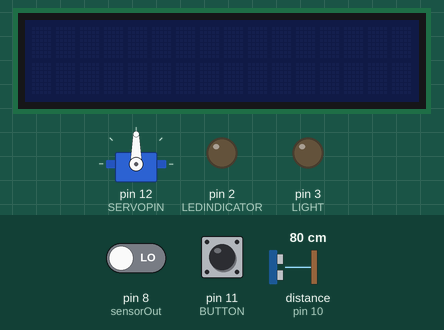
Bench run of a sketch on a simulated Arduino Uno, built with avr-gcc and run on an emulated ATmega328P. Parts: 16×2 character LCD, servo, output pins drawn as LEDs (lit = HIGH). Wiring (inferred from the names in the program): ultrasonic range finder: trigger pin 9; echo pin 10. The test bench sets the inputs (shaded band); at power-on: distance to the obstacle (sensor on pin 10) 80 cm, pin 11 (BUTTON) HIGH, pin 8 (sensorOut) LOW. The echo pulse lasts 58.3 µs per cm; pins used as bus, display or sensor lines are not drawn.

Above: at 1.2 s.
1.3 s: distance to the obstacle (sensor on pin 10) set to 75 cm
4.2 s: distance to the obstacle (sensor on pin 10) set to 67 cm
At 6.0 s:
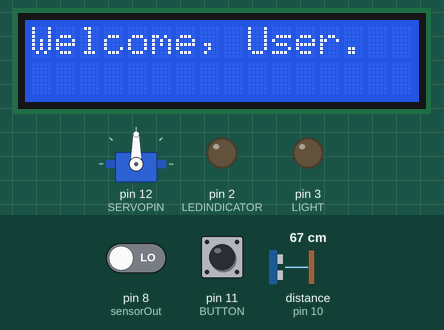
7.0 s: distance to the obstacle (sensor on pin 10) set to 120 cm
At 9.9 s:
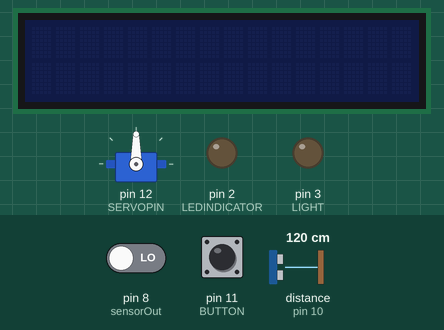
10.0 s: distance to the obstacle (sensor on pin 10) set to 2 cm
At 12.5 s:
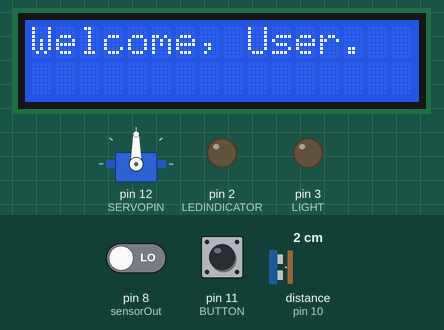
13.0 s: pin 11 (BUTTON) pulled LOW for 0.15 s
At 13.5 s:
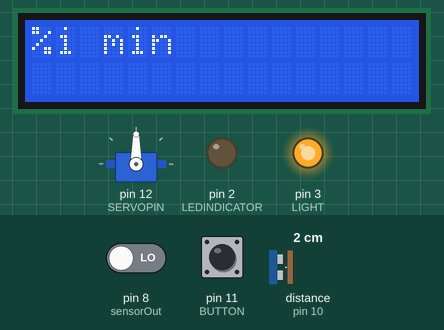
16.1 s: pin 11 (BUTTON) pulled LOW for 1 s
Timing chart, 0 to 22.2 s (numbered marks = the images above; inputs shaded):
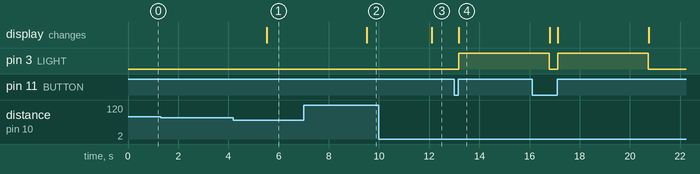

Measured:
- the behaviour switches between 71 and 70 cm on distance to the obstacle (sensor on pin 10) (found by bisection; images 0 and 1)
- after the input at 1.3 s, every drawn part: stays the same
- after the input at 4.2 s, the display: changes after 1.3 s (image 1)
- after the input at 7.0 s, the display: changes after 2.5 s (image 2)
- after the input at 10.0 s, the display: changes after 2.1 s (image 3)
- after the input at 13.0 s, pin 3 (LIGHT): LOW → HIGH after 0.17 s; the display: changes after 0.18 s (image 4)

The sketch:

project.ino
```cpp
#include <Servo.h>
#include <Wire.h>
#include <LiquidCrystal_I2C.h>
//LCD
LiquidCrystal_I2C lcd(0x27, 16, 2);

//Servo
Servo myServo;
#define SERVOPIN 12
#define BUTTON 11

//Ultrasonic
#define TRIGPIN 9
#define ECHOPIN 10
#define LEDINDICATOR 2

//Color
#define LIGHT 3
#define sensorOut 8
#define S0 4
#define S1 5
#define S2 6
#define S3 7
int colorSampleCount = 3;


//password
String password[] = {"red", "green", "blue"};
int passwordSize = 3;
int passwordCheckDuration = 2000;//collect color samples for this many milliseconds to verify it is a password color or if it is indecipherable


//display text
int lastAccess = 0;
bool hasBeenAccessed = false;

bool isWelcomed = false;

String lcdRow0;
String lcdRow1;

//lock servo
int locked = true;
int lockTimeout = 0;
int lockTimeoutDuration = 30000;

int distSampleSize = 20;
int distSamples[20];
int distSampleIdx = 0;
int lastDistCheckTime = 0;
int distSamplingRate = 200;
bool lastUserPresent = false;

int displayTimer = 0;
int displayDuration = 2000;
int lastTimeDisp = millis();
bool displayFree = true;


int buttonPressDuration = 500;
//backlight
bool backlightOn = false;

int redMin = 20;
int greenMin = 25;
int blueMin = 20;

int redMax = 204;
int greenMax = 210;
int blueMax = 200;

void setup() {
  // put your setup code here, to run once:
  Serial.begin(9600);
  setupLCD();
  setupUltrasonicSensor();
  setupColorSensor();
  setupServo();
  pinMode(LEDINDICATOR, OUTPUT);
  pinMode(BUTTON, INPUT_PULLUP);
  lockSafe();
}


void loop() {
  // put your main code here, to run repeatedly:
  //Serial.println(getCardColor());
  if (millis()-lastTimeDisp>displayDuration) {
    displayFree = true;
    lastTimeDisp = millis();
  }

  if (userPresent()) {
    if (!isWelcomed) {
      if (displayFree){
        clearLCD();
        display("Welcome, User.", 0, 0);
        displayFree = false;
        lastTimeDisp = millis();
      }
      isWelcomed = true;
    }
    if (buttonClicked()) {
      if (locked){
        attemptEntry();
      }else {
        lockSafe();
      }
    }else {
      displayLastAccess();
    }
  }else {
    isWelcomed = false;
    lockSafe();
    delay(displayDuration);
    clearLCD();
    turnOffBacklight();
  }

}

void attemptEntry() {
  if (!locked) {
    unlockSafe();
    return;
  }
  clearLCD();
  display("Attempting entry...", 0, 0);
  digitalWrite(LIGHT, HIGH);
  bool success = true;
  for (int i=0; i<passwordSize; i++) {
    String expectedColor = password[i];
    success = success && verifyColor(expectedColor, i);
  }
  digitalWrite(LIGHT, LOW);

  clearLCD();
  if (success) {
    unlockSafe();
    display("Success.", 0, 0);
  }else {
    display("Wrong Password.", 0, 0);
  }
  displayFree = false;
  lastTimeDisp = millis();

  return;
}

bool verifyColor(String expected, int displayCount) {
  clearLCD();
  display((1+displayCount)+"", 0, 2*displayCount);
  String color = getPasswordColorDisplayed();
  String colorShort;
  if (color.equals("RED")) {
    colorShort = "R";
  }else if (color.equals("GREEN")) {
    colorShort = "G";
  }if (color.equals("BLUE")) {
    colorShort = "B";
  }else {
    colorShort = "X";
  }
  display(colorShort, 1, 2*displayCount);
  return color.equals(expected);
}

String getPasswordColorDisplayed() {
  int redCount = 0;
  int grnCount = 0;
  int bluCount = 0;
  int otherCount = 0;

  int startTime = millis();
  int displayDelay = 100;
  int lastDisplay = 0;
  while (millis()-startTime<passwordCheckDuration) {
    String color = getCardColor();
    if (color.equals("RED")) {
      redCount++;
    }else if (color.equals("GREEN")) {
      grnCount++;
    }else if (color.equals("BLUE")) {
      bluCount++;
    }else {
      otherCount++;
    }


    String colorShort;
    if (color.equals("RED")) {
      colorShort = "R";
    }else if (color.equals("GREEN")) {
      colorShort = "G";
    }if (color.equals("BLUE")) {
      colorShort = "B";
    }else {
      colorShort = "X";
    }
    if (millis()-lastDisplay>displayDelay) {
      lastDisplay = millis();
      display(colorShort, 0, 15);
    }
  }
  int mult = 5;
  if (redCount>mult*grnCount && redCount>mult*bluCount) {
    return "RED";
  }else if (grnCount>mult*redCount && grnCount>mult*bluCount) {
    return "GREEN";
  }else if (bluCount>mult*grnCount && bluCount>mult*redCount) {
    return "BLUE";
  }else {
    return "INVALID";
  }
}

String getCardColor() {
  // Read Red value
  delay(200);
  int redPW = getRedPW();
  // Map to value from 0-255
  int red = map(redPW, redMin,redMax,255,0);
  // Delay to stabilize sensor
  delay(200);

  // Read Green value
  int greenPW = getGreenPW();
  // Map to value from 0-255
  int grn = map(greenPW, greenMin,greenMax,255,0);
  // Delay to stabilize sensor
  delay(200);

  // Read Blue value
  int bluePW = getBluePW();
  // Map to value from 0-255
  int blu = map(bluePW, blueMin,blueMax,255,0);

  // Print output to Serial Monitor
//  Serial.print("Red = ");
//  Serial.print(red);
//  Serial.print(" - Green = ");
//  Serial.print(grn);
//  Serial.print(" - Blue = ");
//  Serial.print(blu);

  int mult = 1.7;
  int blackCutoff = 100;

  String color;
  if (red<blackCutoff && grn<blackCutoff && blu<blackCutoff)  color = "BLACK";
  else if (red>blackCutoff && red>mult*grn && red>mult*blu)   color = "RED";
  else if (grn>blackCutoff && grn>mult*red && grn>mult*blu)   color = "GREEN";
  else if (red>blackCutoff && grn>blackCutoff && red>0.7*blu*mult && grn>mult*blu)   color = "YELLOW";
  else if (blu>blackCutoff && blu>mult*red && blu>mult*grn)   color = "BLUE";
  else  color = "NO_COLOR";
  return color;
}

//ultrasonic tools
bool userPresent() {
  int sampleSize = 100;
  int sum = 0;
  for (int i=0; i<sampleSize; i++) {
    sum=sum+getDistance();
  }
  int distance = sum/sampleSize;
  return distance < 70;

}

int getDistance() {
  digitalWrite(TRIGPIN, LOW);
  delayMicroseconds(2);
  digitalWrite(TRIGPIN, HIGH);
  delayMicroseconds(10);
  digitalWrite(TRIGPIN, LOW);

  int echoDuration = pulseIn(ECHOPIN, HIGH);
  int distance = echoDuration*0.034/2;
  return distance;
}


//LCD tools
void display(String msg, int row, int col) {
  if (!backlightOn) {
    turnOnBacklight();
  }
  if (row==0) {
    if (lcdRow0.equals(msg)) {
      return;
    }
    lcdRow0 = msg;
  } else if (row==1) {
    if (lcdRow1.equals(msg)) {
      return;
    }
    lcdRow1 = msg;
  }
  lcd.setCursor(col, row);
  lcd.print(msg);
}

void turnOnBacklight(){
  if (!backlightOn){
    lcd.backlight();
    backlightOn = true;
  }
}

void turnOffBacklight(){
  if (backlightOn){
    lcd.noBacklight();
    backlightOn = false;
  }
}

void clearLCD() {
  lcdRow0 = "";
  lcdRow1 = "";
  lcd.clear();
}

//servo tools
void lockSafe() {
  if (!locked) {
    myServo.write(180);
    locked = true;
    indicatorOff();
    clearLCD();
    display("Locked", 0, 0);
    displayFree = false;
    lastTimeDisp = millis();
  }
}

void unlockSafe() {
  if (locked) {
    myServo.write(90);
    locked = false;
    setLastAccessToNow();
    indicatorOn();
    clearLCD();
    display("Unlocked", 0, 0);
    displayFree = false;
    lastTimeDisp = millis();
  }
}


//SETUP
void setupLCD() {
  lcd.init();
}
void setupUltrasonicSensor() {
  pinMode(TRIGPIN, OUTPUT);
  pinMode(ECHOPIN, INPUT);
}
void setupColorSensor() {
  pinMode(S0, OUTPUT);
  pinMode(S1, OUTPUT);
  pinMode(S2, OUTPUT);
  pinMode(S3, OUTPUT);
  pinMode(sensorOut, INPUT);

  // Setting frequency-scaling to 20%
  digitalWrite(S0,HIGH);
  digitalWrite(S1,LOW);

  pinMode(LIGHT, OUTPUT);
}
void setupServo() {
  myServo.attach(SERVOPIN);
}


// last access display
void displayLastAccess() {
  String lastAccessStr;
  if (hasBeenAccessed) {
    lastAccessStr = getDurationSince(lastAccess);
  } else {
    lastAccessStr = "none";
  }
  if (lcdRow0.equals("Last Access:") && lcdRow1.equals(lastAccessStr)) {
    return;
  }
  if (!displayFree) return;
  clearLCD();
  display("Last Access:", 0, 0);
  display(lastAccessStr, 1, 0);
  displayFree = false;
  lastTimeDisp = millis();
}

void setLastAccessToNow() {
  lastAccess = millis();
  hasBeenAccessed = true;
}

String getDurationSince(int prevTime) {
  int seconds = (millis()-prevTime)/1000;
  int minutes = seconds/60;
  int hours = minutes/60;
  int days = hours/24;
  int weeks = days/7;
  int months = weeks/4;
  int year = months/12;
  String str = "";
  char tmpStr[60] = "";

  if (months!=0 || year!=0 || days!=0){
    sprintf(tmpStr, "%i day", days%24);
    str+=tmpStr;
    if (days%24!=1) {
      str+="s";
    }
    str+=" ";
  }

  if (months!=0 || year!=0 || days!=0 || hours!=0){
    sprintf(tmpStr, "%i hr", hours%24);
    str+=tmpStr;
    if (hours%24!=1) {
      str+="s";
    }
    str+=" ";
  }
  sprintf(tmpStr, "%i min", minutes%24);
  str+=tmpStr;
  if (minutes%24!=1) {
    str+="s";
  }
  str+=" ";
//  if (months!=0 || weeks!=0 || days!=0 || hours!=0 || minutes!=0 || seconds!=0){
//    sprintf(tmpStr, "%i", seconds%60);
//  }
//  str+=tmpStr;
  str += "ago";
  return str;
}

//LED indicator/button
int buttonClicked() {
  int stuff = digitalRead(BUTTON);
  if (stuff==HIGH) return 0;
  int lastTime = millis();
  while(millis()-lastTime<buttonPressDuration) {
    if (digitalRead(BUTTON)==HIGH) return 1;
  }
  return 0;
}
void indicatorOn() {
  digitalWrite(LEDINDICATOR, HIGH);
}
void indicatorOff() {
  digitalWrite(LEDINDICATOR, LOW);
}


// Function to read Red Pulse Widths
int getRedPW() {

  // Set sensor to read Red only
  digitalWrite(S2,LOW);
  digitalWrite(S3,LOW);
  // Define integer to represent Pulse Width
  int PW;
  // Read the output Pulse Width
  PW = pulseIn(sensorOut, LOW);
  // Return the value
  return PW;

}

// Function to read Green Pulse Widths
int getGreenPW() {

  // Set sensor to read Green only
  digitalWrite(S2,HIGH);
  digitalWrite(S3,HIGH);
  // Define integer to represent Pulse Width
  int PW;
  // Read the output Pulse Width
  PW = pulseIn(sensorOut, LOW);
  // Return the value
  return PW;

}

// Function to read Blue Pulse Widths
int getBluePW() {

  // Set sensor to read Blue only
  digitalWrite(S2,LOW);
  digitalWrite(S3,HIGH);
  // Define integer to represent Pulse Width
  int PW;
  // Read the output Pulse Width
  PW = pulseIn(sensorOut, LOW);
  // Return the value
  return PW;

}
```
